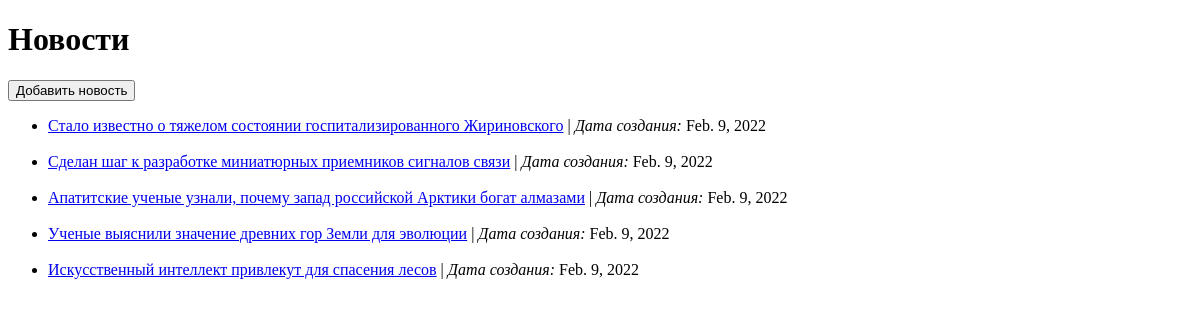
Before: / with the older database file.
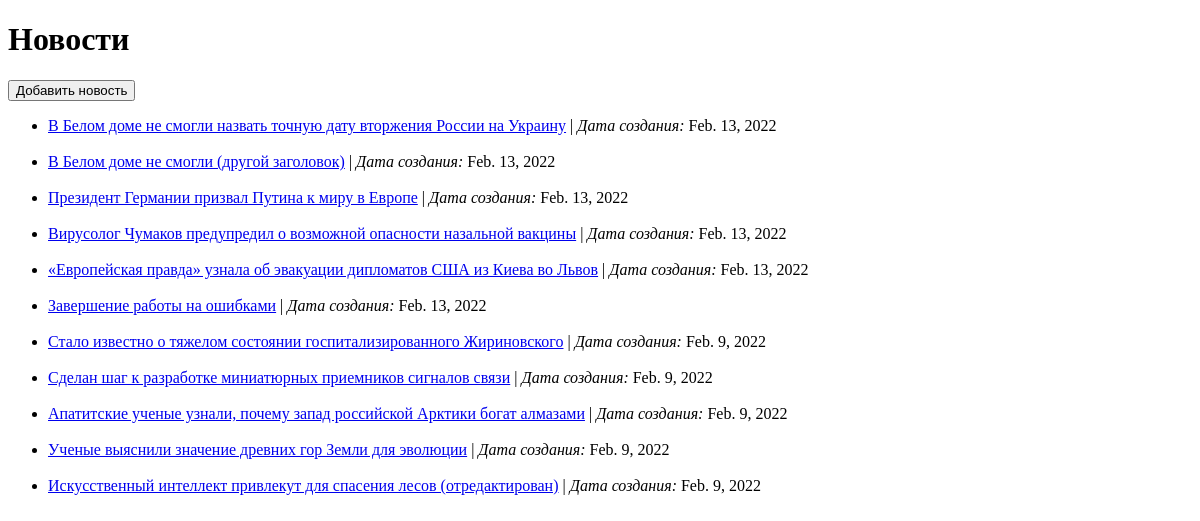
After: the same page with the newer database file.
### app_news/models.py (models this page shows, shortened)
class News(models.Model):
    title = models.CharField(max_length=1000, verbose_name='название статьи')
    description = models.CharField(max_length=10000,
                                   verbose_name='содержание статьи')
    date_create = models.DateField(auto_now_add=True,
                                   verbose_name='дата публикации')
    date_edit = models.DateField(default=datetime.now(),
                                 verbose_name='дата редактирования')
    activity = models.IntegerField(default=0,
                                   verbose_name='количество комментариев')

### app_news/views.py (the view)
# urls.py: urlpatterns = [path('', views.NewsListView.as_view()),
class NewsListView(ListView):
    model = News
    ordering = ['-date_create']
    template_name = 'news/news_list.html'
    context_object_name = 'news_list'

### app_news/templates/news/news_list.html (shortened to what this page needs)
<!DOCTYPE html>
<html lang="ru">
<head>
</head>
<h1>Новости</h1>
<a href="/news_creation_page/"><button>Добавить новость</button></a>
{% if news_list %}
<ul>
    {% for news in news_list %}
    <li>
        <a href="/news/{{ news.id }}/news_single_page/">{{ news.title }}</a> | <i>Дата создания: </i>{{ news.date_create }}
    </li>
    <br>
    {% endfor %}
</ul>
{% else %}
<p>Новостей нет</p>
{% endif %}
</html>

Changed rows visible on the page:
added News: title "В Белом доме не смогли назвать точную дату вторжения России на Украину", date_create "Feb. 13, 2022"
added News: title "В Белом доме не смогли (другой заголовок)", date_create "Feb. 13, 2022"
added News: title "Президент Германии призвал Путина к миру в Европе", date_create "Feb. 13, 2022"
added News: title "Вирусолог Чумаков предупредил о возможной опасности назальной вакцины", date_create "Feb. 13, 2022"
added News: title "«Европейская правда» узнала об эвакуации дипломатов США из Киева во Львов", date_create "Feb. 13, 2022"
added News: title "Завершение работы на ошибками", date_create "Feb. 13, 2022"
changed News: title "Искусственный интеллект привлекут для спасения лесов" → "Искусственный интеллект привлекут для спасения лесов (отредактирован)"
